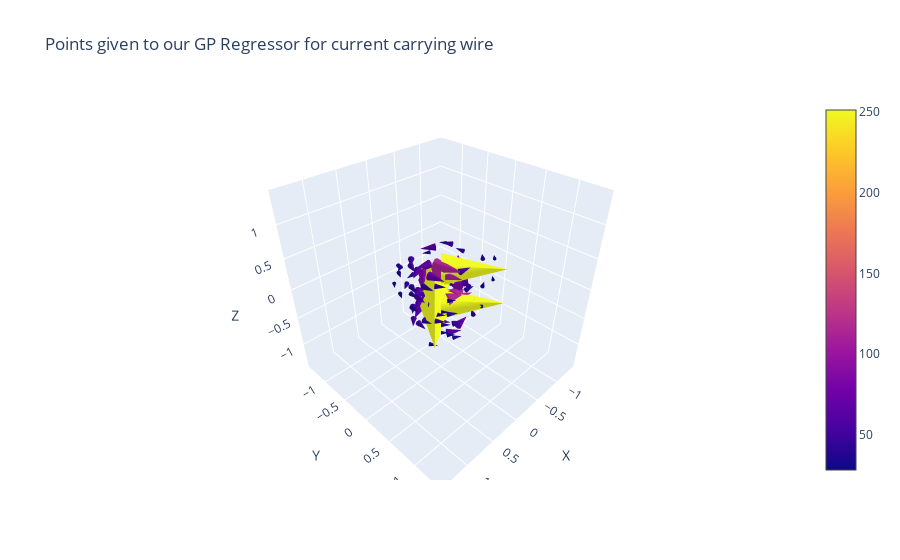

Source (notebook cell):
### Code cell
x_samples_wire, y_samples_wire, z_samples_wire, Bx_samples_wire, By_samples_wire, Bz_samples_wire = sample_field(
    x_wire, y_wire, z_wire, fields_x_wire, fields_y_wire, fields_z_wire, n_samples=100
)
plotter.plotter(x_samples_wire, y_samples_wire, z_samples_wire, Bx_samples_wire, By_samples_wire, Bz_samples_wire, 
                title = 'Points given to our GP Regressor for current carrying wire')
